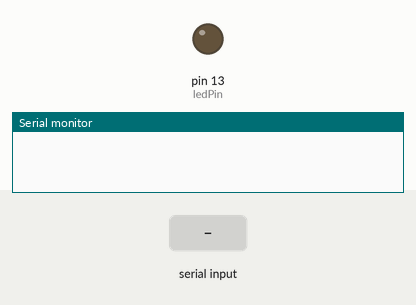
Recording of a sketch running on a simulated Arduino Uno, built with avr-gcc and run on an emulated ATmega328P. Shown: output pins drawn as LEDs (lit = HIGH), the last lines printed to the serial monitor. Dashed ring = blinking. Inputs (shaded band) come from the test bench.

Above: at 1.2 s.
1.3 s: "1" received over Serial
At 1.37 s:
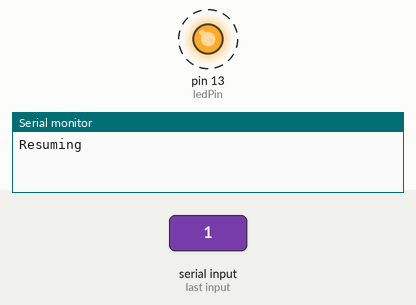
3.2 s: "0" received over Serial
At 3.27 s:
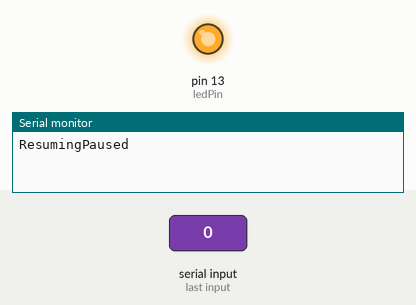
Timing chart, 0 to 6.2 s (numbered marks = the images above; inputs shaded):
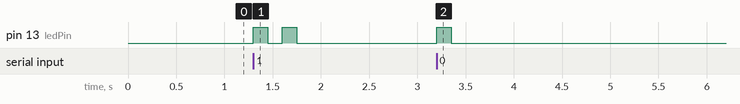

Measured:
- after the input at 1.3 s, pin 13 (ledPin): alternates HIGH for 0.15 s and LOW for 0.15 s, 4 changes in all, then stays LOW, starting at once
- after the input at 3.2 s, pin 13 (ledPin): LOW → HIGH at once, → LOW 0.15 s later

The sketch:

ArduTest.ino
```cpp
/*
* ArduTest.ino
* Version:   1.1
* Author:    Peter Reinert
*/

byte ledPin = 13;
byte input=0;

/*
* Setup()
* baud rate must be the same as serial_request.py
*/
void setup() {
  Serial.begin(115200);
  pinMode(ledPin, OUTPUT);
}

/*
* loop()
* wait for data in buffer and respond accordingly
*/
void loop() {
  input=' ';
  if (Serial.available()>0) {
    input = Serial.read();
    switch(input) { // input must be single character
      case '0':
        Serial.write("Paused");
        blink_led();  // one blink indicates pause
        delay(1000);
        break;
      case '1':
        Serial.write("Resuming");
        blink_led(); // two blinks indicate resume
        blink_led();
        delay(1000);
        break;
      default:  ;
    }
  }
}

/*
* blink_led()
* will blink the board led one time
*/
void blink_led()
{
  for (int i=1; i<2; i++){
  digitalWrite(ledPin, HIGH); // turn ON LED
  delay(150);  // Just wait 1s
  digitalWrite(ledPin, LOW); //  switch OFF
  delay(150);
  }
}
```
